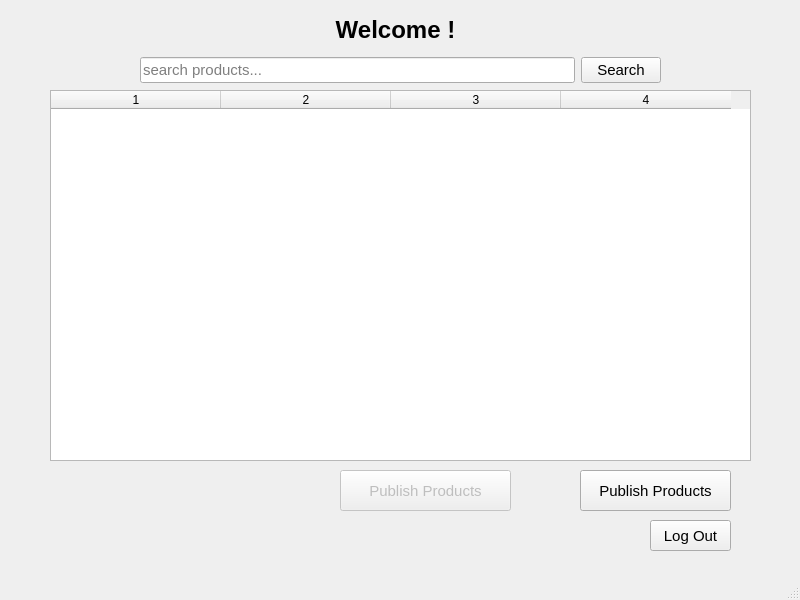
<?xml version="1.0" encoding="UTF-8"?>
<ui version="4.0">
 <class>MainWindow</class>
 <widget class="QMainWindow" name="MainWindow">
  <property name="geometry">
   <rect>
    <x>0</x>
    <y>0</y>
    <width>800</width>
    <height>600</height>
   </rect>
  </property>
  <property name="windowTitle">
   <string>MainWindow</string>
  </property>
  <widget class="QWidget" name="centralwidget">
   <widget class="QLabel" name="welcomeLabel">
    <property name="geometry">
     <rect>
      <x>230</x>
      <y>0</y>
      <width>331</width>
      <height>61</height>
     </rect>
    </property>
    <property name="text">
     <string>&lt;html&gt;&lt;head/&gt;&lt;body&gt;&lt;p align=&quot;center&quot;&gt;&lt;span style=&quot; font-size:18pt; font-weight:600;&quot;&gt;Welcome !&lt;/span&gt;&lt;/p&gt;&lt;/body&gt;&lt;/html&gt;</string>
    </property>
   </widget>
   <widget class="QWidget" name="horizontalLayoutWidget">
    <property name="geometry">
     <rect>
      <x>140</x>
      <y>50</y>
      <width>521</width>
      <height>41</height>
     </rect>
    </property>
    <layout class="QHBoxLayout" name="horizontalLayout">
     <item>
      <widget class="QLineEdit" name="searchLineEdit">
       <property name="font">
        <font>
         <pointsize>11</pointsize>
        </font>
       </property>
       <property name="placeholderText">
        <string>search products...</string>
       </property>
      </widget>
     </item>
     <item>
      <widget class="QPushButton" name="searchButton">
       <property name="font">
        <font>
         <pointsize>11</pointsize>
        </font>
       </property>
       <property name="text">
        <string>Search</string>
       </property>
      </widget>
     </item>
    </layout>
   </widget>
   <widget class="QTableWidget" name="itemTableWidget">
    <property name="geometry">
     <rect>
      <x>50</x>
      <y>90</y>
      <width>701</width>
      <height>371</height>
     </rect>
    </property>
    <property name="lineWidth">
     <number>1</number>
    </property>
    <property name="selectionBehavior">
     <enum>QAbstractItemView::SelectRows</enum>
    </property>
    <property name="rowCount">
     <number>0</number>
    </property>
    <property name="columnCount">
     <number>4</number>
    </property>
    <attribute name="horizontalHeaderDefaultSectionSize">
     <number>170</number>
    </attribute>
    <attribute name="verticalHeaderDefaultSectionSize">
     <number>50</number>
    </attribute>
    <column/>
    <column/>
    <column/>
    <column/>
   </widget>
   <widget class="QPushButton" name="publishItemButton">
    <property name="geometry">
     <rect>
      <x>580</x>
      <y>470</y>
      <width>151</width>
      <height>41</height>
     </rect>
    </property>
    <property name="font">
     <font>
      <pointsize>11</pointsize>
     </font>
    </property>
    <property name="text">
     <string>Publish Products</string>
    </property>
   </widget>
   <widget class="QPushButton" name="adminPanelButton">
    <property name="enabled">
     <bool>false</bool>
    </property>
    <property name="geometry">
     <rect>
      <x>340</x>
      <y>470</y>
      <width>171</width>
      <height>41</height>
     </rect>
    </property>
    <property name="font">
     <font>
      <pointsize>11</pointsize>
     </font>
    </property>
    <property name="focusPolicy">
     <enum>Qt::WheelFocus</enum>
    </property>
    <property name="text">
     <string>Publish Products</string>
    </property>
   </widget>
   <widget class="QPushButton" name="logoutButton">
    <property name="geometry">
     <rect>
      <x>650</x>
      <y>520</y>
      <width>81</width>
      <height>31</height>
     </rect>
    </property>
    <property name="font">
     <font>
      <pointsize>11</pointsize>
     </font>
    </property>
    <property name="text">
     <string>Log Out</string>
    </property>
   </widget>
  </widget>
  <widget class="QMenuBar" name="menubar">
   <property name="geometry">
    <rect>
     <x>0</x>
     <y>0</y>
     <width>800</width>
     <height>20</height>
    </rect>
   </property>
  </widget>
  <widget class="QStatusBar" name="statusbar"/>
 </widget>
 <resources/>
 <connections/>
</ui>
